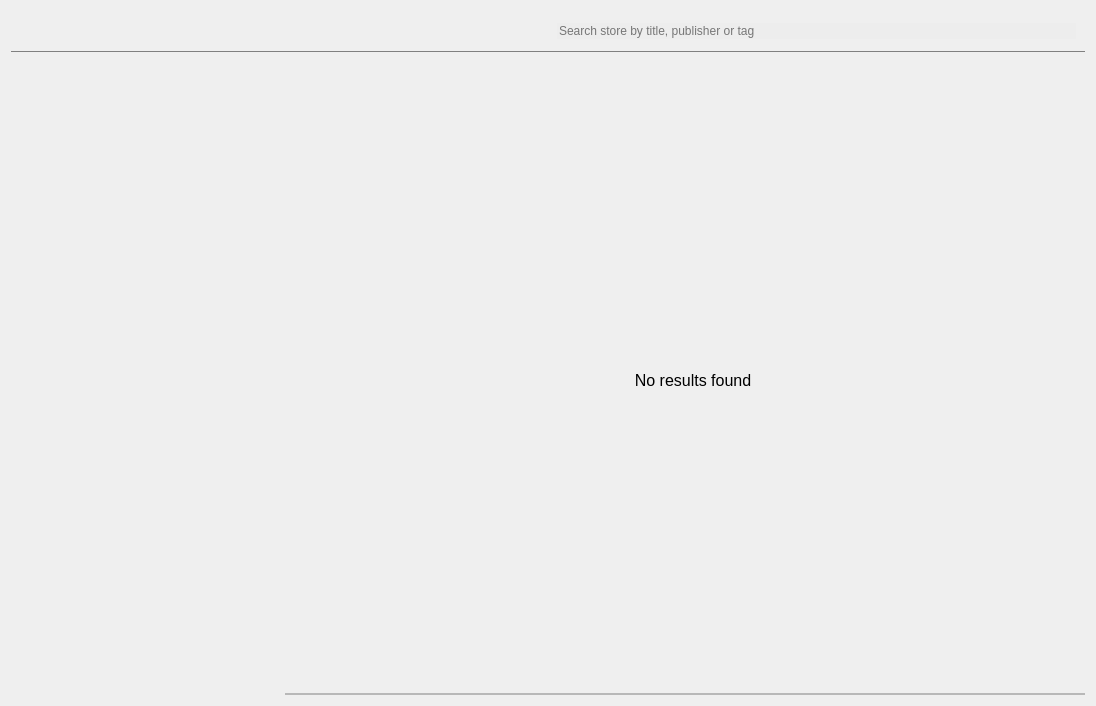
<?xml version="1.0" encoding="UTF-8"?>
<ui version="4.0">
 <class>StoreCatalogSection</class>
 <widget class="QWidget" name="StoreCatalogSection">
  <property name="geometry">
   <rect>
    <x>0</x>
    <y>0</y>
    <width>1096</width>
    <height>695</height>
   </rect>
  </property>
  <property name="windowTitle">
   <string>Form</string>
  </property>
  <layout class="QGridLayout" name="contentLayout">
   <property name="spacing">
    <number>0</number>
   </property>
   <item row="0" column="0" colspan="2">
    <widget class="QWidget" name="header" native="true">
     <property name="styleSheet">
      <string notr="true">QWidget#header
{
	border-bottom: 1px solid gray;
}</string>
     </property>
     <layout class="QHBoxLayout" name="headerLayout">
      <item>
       <widget class="QLabel" name="totalLabel">
        <property name="font">
         <font>
          <pointsize>15</pointsize>
          <bold>true</bold>
         </font>
        </property>
        <property name="text">
         <string notr="true"/>
        </property>
       </widget>
      </item>
      <item>
       <spacer name="horizontalSpacer">
        <property name="orientation">
         <enum>Qt::Orientation::Horizontal</enum>
        </property>
        <property name="sizeHint" stdset="0">
         <size>
          <width>40</width>
          <height>20</height>
         </size>
        </property>
       </spacer>
      </item>
      <item>
       <widget class="QLineEdit" name="lineEdit">
        <property name="styleSheet">
         <string notr="true">background-color: rgb(237, 237, 237); border-radius: 20px;</string>
        </property>
        <property name="placeholderText">
         <string>Search store by title, publisher or tag</string>
        </property>
        <property name="clearButtonEnabled">
         <bool>true</bool>
        </property>
       </widget>
      </item>
     </layout>
    </widget>
   </item>
   <item row="1" column="0" rowspan="3" alignment="Qt::AlignmentFlag::AlignLeft|Qt::AlignmentFlag::AlignTop">
    <widget class="QScrollArea" name="filtersScrollArea">
     <property name="sizePolicy">
      <sizepolicy hsizetype="Expanding" vsizetype="Fixed">
       <horstretch>0</horstretch>
       <verstretch>0</verstretch>
      </sizepolicy>
     </property>
     <property name="minimumSize">
      <size>
       <width>274</width>
       <height>643</height>
      </size>
     </property>
     <property name="maximumSize">
      <size>
       <width>16777215</width>
       <height>643</height>
      </size>
     </property>
     <property name="styleSheet">
      <string notr="true">QScrollArea
{
	border: none;
}</string>
     </property>
     <property name="widgetResizable">
      <bool>true</bool>
     </property>
     <property name="alignment">
      <set>Qt::AlignmentFlag::AlignLeading|Qt::AlignmentFlag::AlignLeft|Qt::AlignmentFlag::AlignTop</set>
     </property>
     <widget class="QWidget" name="filtersScrollAreaContents">
      <property name="geometry">
       <rect>
        <x>0</x>
        <y>0</y>
        <width>16</width>
        <height>643</height>
       </rect>
      </property>
      <property name="sizePolicy">
       <sizepolicy hsizetype="Fixed" vsizetype="Preferred">
        <horstretch>0</horstretch>
        <verstretch>0</verstretch>
       </sizepolicy>
      </property>
      <layout class="QVBoxLayout" name="filtersScrollAreaLayout">
       <property name="sizeConstraint">
        <enum>QLayout::SizeConstraint::SetFixedSize</enum>
       </property>
      </layout>
     </widget>
    </widget>
   </item>
   <item row="1" column="1">
    <widget class="QWidget" name="appliedFiltersHolder" native="true"/>
   </item>
   <item row="2" column="1">
    <widget class="QStackedWidget" name="contentsStack">
     <property name="sizePolicy">
      <sizepolicy hsizetype="Preferred" vsizetype="Preferred">
       <horstretch>0</horstretch>
       <verstretch>0</verstretch>
      </sizepolicy>
     </property>
     <widget class="QWidget" name="emptyPage">
      <layout class="QVBoxLayout" name="nothingFoundPageLayout">
       <property name="spacing">
        <number>0</number>
       </property>
       <property name="leftMargin">
        <number>24</number>
       </property>
       <property name="topMargin">
        <number>32</number>
       </property>
       <property name="rightMargin">
        <number>8</number>
       </property>
       <property name="bottomMargin">
        <number>16</number>
       </property>
       <item>
        <widget class="QLabel" name="nothingFoundLabel">
         <property name="font">
          <font>
           <pointsize>12</pointsize>
          </font>
         </property>
         <property name="text">
          <string>No results found</string>
         </property>
         <property name="alignment">
          <set>Qt::AlignmentFlag::AlignCenter</set>
         </property>
        </widget>
       </item>
      </layout>
     </widget>
     <widget class="QWidget" name="resultsPage">
      <layout class="QVBoxLayout" name="resultsPageLayout">
       <item>
        <widget class="QWidget" name="resultsHeader" native="true">
         <layout class="QHBoxLayout" name="resultsHeaderLayout">
          <item>
           <widget class="QLabel" name="pagesLabel">
            <property name="text">
             <string notr="true"/>
            </property>
           </widget>
          </item>
          <item>
           <spacer name="resultsHeaderSpacer">
            <property name="orientation">
             <enum>Qt::Orientation::Horizontal</enum>
            </property>
            <property name="sizeHint" stdset="0">
             <size>
              <width>40</width>
              <height>20</height>
             </size>
            </property>
           </spacer>
          </item>
          <item>
           <widget class="QLabel" name="sortOrderLabel">
            <property name="text">
             <string>Sort by:</string>
            </property>
           </widget>
          </item>
          <item>
           <widget class="QComboBox" name="sortOrderComboBox">
            <property name="sizePolicy">
             <sizepolicy hsizetype="Expanding" vsizetype="Fixed">
              <horstretch>0</horstretch>
              <verstretch>0</verstretch>
             </sizepolicy>
            </property>
            <item>
             <property name="text">
              <string>Bestselling (recently)</string>
             </property>
            </item>
            <item>
             <property name="text">
              <string>Bestselling (all time)</string>
             </property>
            </item>
            <item>
             <property name="text">
              <string>Price (from lowest)</string>
             </property>
            </item>
            <item>
             <property name="text">
              <string>Price (from highest)</string>
             </property>
            </item>
            <item>
             <property name="text">
              <string>Discount (from highest)</string>
             </property>
            </item>
            <item>
             <property name="text">
              <string>Title (A to Z)</string>
             </property>
            </item>
            <item>
             <property name="text">
              <string>Title (Z to A)</string>
             </property>
            </item>
            <item>
             <property name="text">
              <string>Release date (from newest)</string>
             </property>
            </item>
            <item>
             <property name="text">
              <string>Release date (from oldest)</string>
             </property>
            </item>
            <item>
             <property name="text">
              <string>Rating (from highest)</string>
             </property>
            </item>
           </widget>
          </item>
          <item>
           <widget class="QPushButton" name="gridModeButton">
            <property name="text">
             <string/>
            </property>
            <property name="icon">
             <iconset resource="../resources.qrc">
              <normaloff>:/icons/table-cells.svg</normaloff>:/icons/table-cells.svg</iconset>
            </property>
            <property name="flat">
             <bool>true</bool>
            </property>
           </widget>
          </item>
          <item>
           <widget class="QPushButton" name="listModeButton">
            <property name="text">
             <string/>
            </property>
            <property name="icon">
             <iconset resource="../resources.qrc">
              <normaloff>:/icons/list.svg</normaloff>:/icons/list.svg</iconset>
            </property>
            <property name="flat">
             <bool>true</bool>
            </property>
           </widget>
          </item>
         </layout>
        </widget>
       </item>
       <item>
        <widget class="QStackedWidget" name="resultsStackedWidget">
         <widget class="QWidget" name="resultsListPage"/>
         <widget class="QWidget" name="resultsGridPage"/>
        </widget>
       </item>
      </layout>
     </widget>
     <widget class="QWidget" name="errorPage">
      <layout class="QVBoxLayout" name="errorPageLayout">
       <property name="spacing">
        <number>16</number>
       </property>
       <property name="leftMargin">
        <number>24</number>
       </property>
       <property name="topMargin">
        <number>32</number>
       </property>
       <property name="rightMargin">
        <number>8</number>
       </property>
       <property name="bottomMargin">
        <number>16</number>
       </property>
       <item alignment="Qt::AlignmentFlag::AlignHCenter">
        <widget class="QLabel" name="errorLabel">
         <property name="sizePolicy">
          <sizepolicy hsizetype="Fixed" vsizetype="Fixed">
           <horstretch>0</horstretch>
           <verstretch>0</verstretch>
          </sizepolicy>
         </property>
         <property name="text">
          <string>Uh-oh, something bad happened. Check Internet connection and try again later</string>
         </property>
         <property name="alignment">
          <set>Qt::AlignmentFlag::AlignCenter</set>
         </property>
         <property name="wordWrap">
          <bool>true</bool>
         </property>
        </widget>
       </item>
       <item alignment="Qt::AlignmentFlag::AlignHCenter">
        <widget class="QPushButton" name="retryButton">
         <property name="sizePolicy">
          <sizepolicy hsizetype="Fixed" vsizetype="Fixed">
           <horstretch>0</horstretch>
           <verstretch>0</verstretch>
          </sizepolicy>
         </property>
         <property name="text">
          <string>Retry</string>
         </property>
         <property name="icon">
          <iconset resource="../resources.qrc">
           <normaloff>:/icons/rotate.svg</normaloff>:/icons/rotate.svg</iconset>
         </property>
        </widget>
       </item>
      </layout>
     </widget>
     <widget class="QWidget" name="loaderPage">
      <layout class="QVBoxLayout" name="loaderPageLayout">
       <property name="spacing">
        <number>0</number>
       </property>
       <property name="leftMargin">
        <number>24</number>
       </property>
       <property name="topMargin">
        <number>32</number>
       </property>
       <property name="rightMargin">
        <number>8</number>
       </property>
       <property name="bottomMargin">
        <number>16</number>
       </property>
       <item>
        <widget class="QProgressBar" name="progressBar">
         <property name="maximum">
          <number>0</number>
         </property>
         <property name="value">
          <number>-1</number>
         </property>
        </widget>
       </item>
      </layout>
     </widget>
    </widget>
   </item>
   <item row="3" column="1">
    <widget class="QFrame" name="paginatorSlot">
     <property name="frameShape">
      <enum>QFrame::Shape::StyledPanel</enum>
     </property>
     <property name="frameShadow">
      <enum>QFrame::Shadow::Raised</enum>
     </property>
     <layout class="QHBoxLayout" name="paginatorSlotLayout">
      <property name="spacing">
       <number>0</number>
      </property>
      <property name="leftMargin">
       <number>0</number>
      </property>
      <property name="topMargin">
       <number>0</number>
      </property>
      <property name="rightMargin">
       <number>0</number>
      </property>
      <property name="bottomMargin">
       <number>0</number>
      </property>
     </layout>
    </widget>
   </item>
  </layout>
 </widget>
 <resources>
  <include location="../resources.qrc"/>
 </resources>
 <connections/>
</ui>
